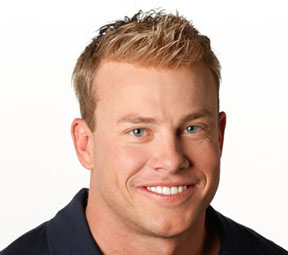
#> input picture data/happy/139,131,192,128.jpg, 288 x 255 px
$ python -i alignPhotos.py   (imports and definitions only)   (older library calls are emulated)
#> lines starting #> are read from the running program, lines starting #| are printed output that depends on the picture
#!/usr/bin/env python
# Software License Agreement (BSD License)
#
# Copyright (c) 2012, Philipp Wagner
# All rights reserved.
#
# Redistribution and use in source and binary forms, with or without
# modification, are permitted provided that the following conditions
# are met:
#
#  * Redistributions of source code must retain the above copyright
#    notice, this list of conditions and the following disclaimer.
#  * Redistributions in binary form must reproduce the above
#    copyright notice, this list of conditions and the following
#    disclaimer in the documentation and/or other materials provided
#    with the distribution.
#  * Neither the name of the author nor the names of its
#    contributors may be used to endorse or promote products derived
#    from this software without specific prior written permission.
#
# THIS SOFTWARE IS PROVIDED BY THE COPYRIGHT HOLDERS AND CONTRIBUTORS
# "AS IS" AND ANY EXPRESS OR IMPLIED WARRANTIES, INCLUDING, BUT NOT
# LIMITED TO, THE IMPLIED WARRANTIES OF MERCHANTABILITY AND FITNESS
# FOR A PARTICULAR PURPOSE ARE DISCLAIMED. IN NO EVENT SHALL THE
# COPYRIGHT OWNER OR CONTRIBUTORS BE LIABLE FOR ANY DIRECT, INDIRECT,
# INCIDENTAL, SPECIAL, EXEMPLARY, OR CONSEQUENTIAL DAMAGES (INCLUDING,
# BUT NOT LIMITED TO, PROCUREMENT OF SUBSTITUTE GOODS OR SERVICES;
# LOSS OF USE, DATA, OR PROFITS; OR BUSINESS INTERRUPTION) HOWEVER
# CAUSED AND ON ANY THEORY OF LIABILITY, WHETHER IN CONTRACT, STRICT
# LIABILITY, OR TORT (INCLUDING NEGLIGENCE OR OTHERWISE) ARISING IN
# ANY WAY OUT OF THE USE OF THIS SOFTWARE, EVEN IF ADVISED OF THE
# POSSIBILITY OF SUCH DAMAGE.

import sys, math, Image, glob

def Distance(p1,p2):
  dx = p2[0] - p1[0]
  dy = p2[1] - p1[1]
  return math.sqrt(dx*dx+dy*dy)

def ScaleRotateTranslate(image, angle, center = None, new_center = None, scale = None, resample=Image.BICUBIC):
  if (scale is None) and (center is None):
    return image.rotate(angle=angle, resample=resample)
  nx,ny = x,y = center
  sx=sy=1.0
  if new_center:
    (nx,ny) = new_center
  if scale:
    (sx,sy) = (scale, scale)
  cosine = math.cos(angle)
  sine = math.sin(angle)
  a = cosine/sx
  b = sine/sx
  c = x-nx*a-ny*b
  d = -sine/sy
  e = cosine/sy
  f = y-nx*d-ny*e
  return image.transform(image.size, Image.AFFINE, (a,b,c,d,e,f), resample=resample)

def CropFace(image, eye_left=(0,0), eye_right=(0,0), offset_pct=(0.2,0.2), dest_sz = (70,70)):
  # calculate offsets in original image
  offset_h = math.floor(float(offset_pct[0])*dest_sz[0])
  offset_v = math.floor(float(offset_pct[1])*dest_sz[1])
  # get the direction
  eye_direction = (eye_right[0] - eye_left[0], eye_right[1] - eye_left[1])
  # calc rotation angle in radians
  rotation = -math.atan2(float(eye_direction[1]),float(eye_direction[0]))
  # distance between them
  dist = Distance(eye_left, eye_right)
  # calculate the reference eye-width
  reference = dest_sz[0] - 2.0*offset_h
  # scale factor
  scale = float(dist)/float(reference)
  # rotate original around the left eye
  image = ScaleRotateTranslate(image, center=eye_left, angle=rotation)
  # crop the rotated image
  crop_xy = (eye_left[0] - scale*offset_h, eye_left[1] - scale*offset_v)
  crop_size = (dest_sz[0]*scale, dest_sz[1]*scale)
  image = image.crop((int(crop_xy[0]), int(crop_xy[1]), int(crop_xy[0]+crop_size[0]), int(crop_xy[1]+crop_size[1])))
  # resize it
  image = image.resize(dest_sz, Image.ANTIALIAS)
  return image


def ProcessPhoto(sourceFile, targetFile):
  image = Image.open(sourceFile)
  coordinates = map(int, sourceFile.split('/')[2].split('.')[0].split(','))

  CropFace(image, eye_left=(int(coordinates[0]),coordinates[1]), eye_right=(coordinates[2],coordinates[3]), offset_pct=(0.3,0.3), dest_sz=(200,200)).save(targetFile)

# [14 lines not run here, left out]

>>> import cv2
>>> picture = cv2.imread('data/happy/139,131,192,128.jpg', cv2.IMREAD_GRAYSCALE)
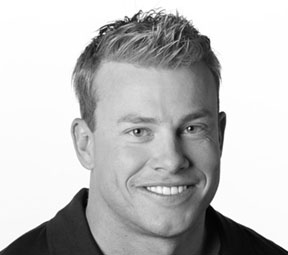
#> picture: shape (255, 288); min 0, max 255, mean 189.7
>>> result = CropFace(picture)
#> (the run stopped early here; a loop or call above may not have finished)

$ run again, on data/happy/280,139,362,137.jpg
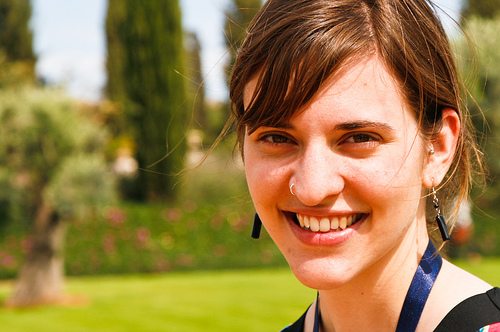
#> input picture data/happy/280,139,362,137.jpg, 500 x 332 px
#> `picture = cv2.imread('data/happy/139,131,192,128.jpg', cv2.IMREAD_GRAY..`:
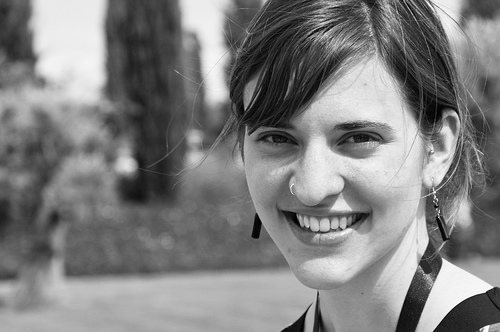
#> picture: shape (332, 500); min 0, max 255, mean 127.5

$ run again, on data/happy/330,160,403,156.png
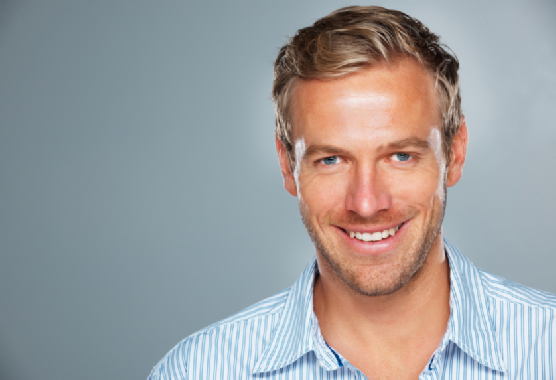
#> input picture data/happy/330,160,403,156.png, 556 x 380 px
#> `picture = cv2.imread('data/happy/139,131,192,128.jpg', cv2.IMREAD_GRAY..`:
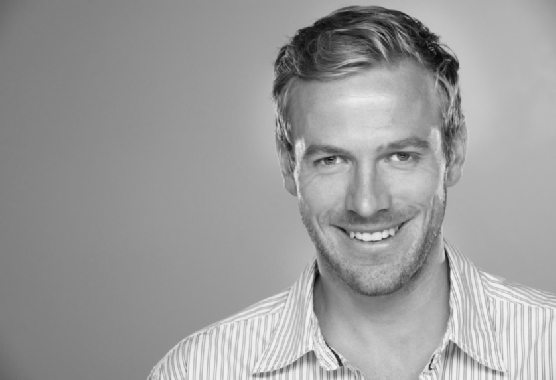
#> picture: shape (380, 556); min 9, max 244, mean 155.8

$ run again, on data/happy/370,236,454,233.jpg
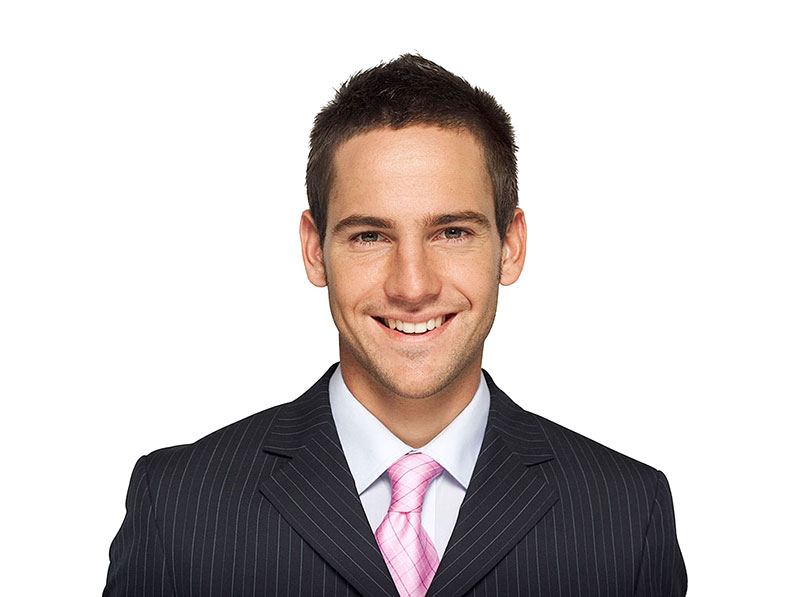
#> input picture data/happy/370,236,454,233.jpg, 800 x 597 px
#> `picture = cv2.imread('data/happy/139,131,192,128.jpg', cv2.IMREAD_GRAY..`:
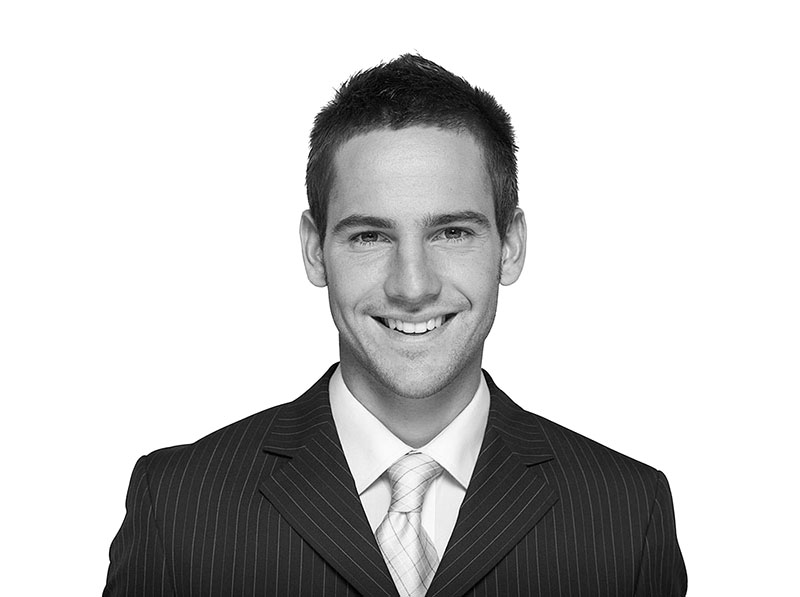
#> picture: shape (597, 800); min 0, max 255, mean 202.4
